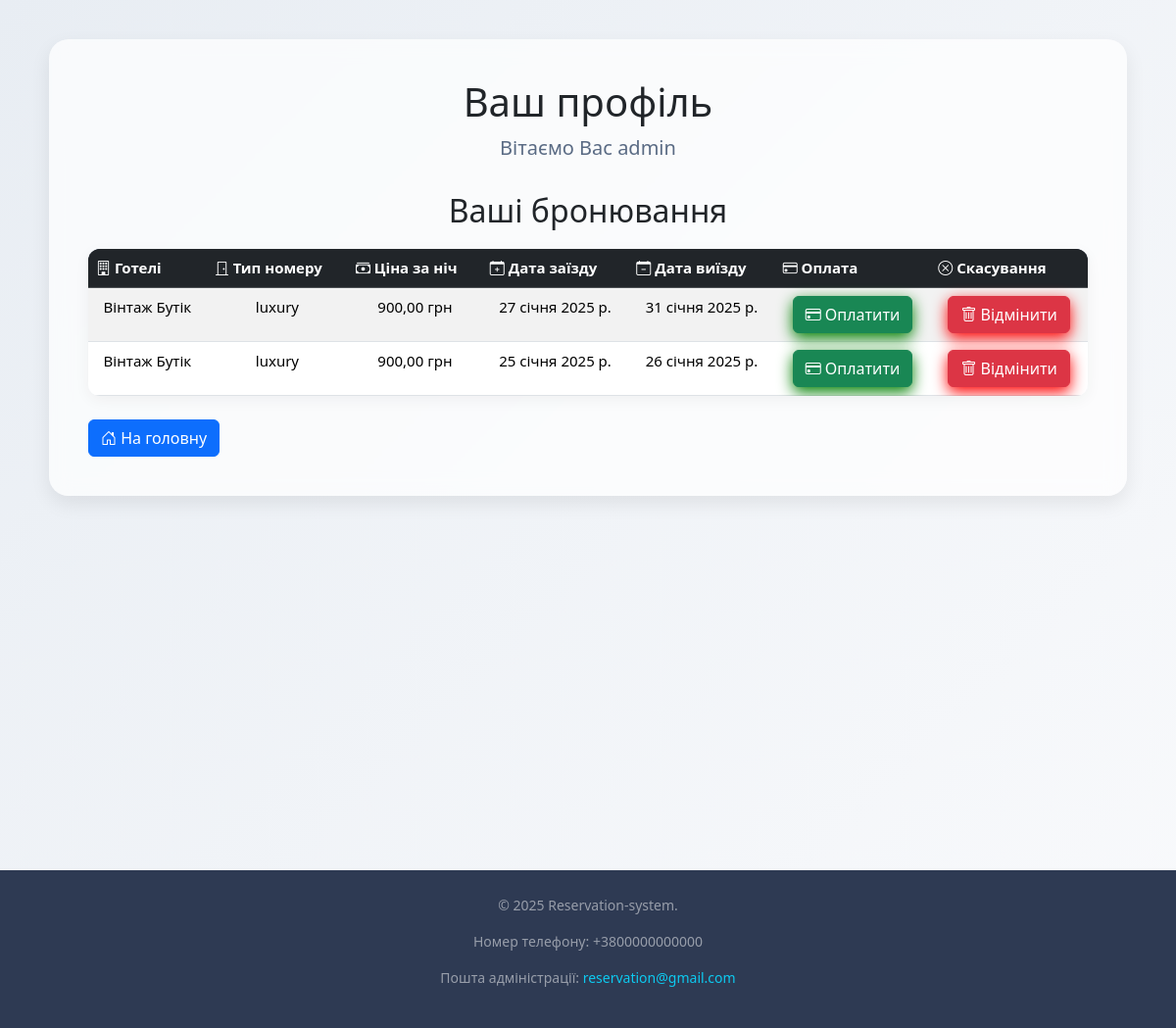
Page /ackount (signed in) on the earlier database version.
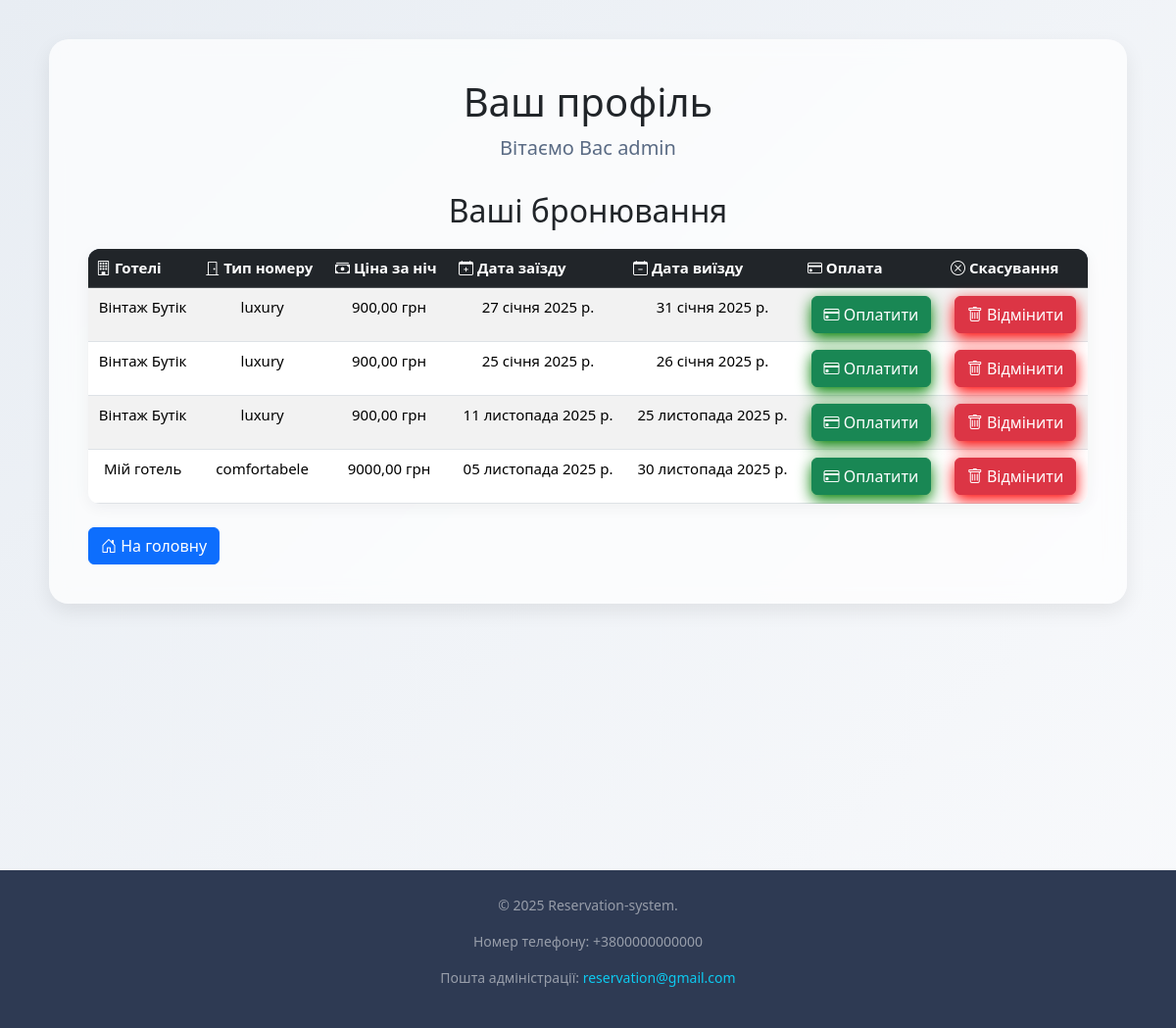
Same page on the later database version.
### booking/models.py (models this page shows, shortened)
class Booking(models.Model):
    user = models.ForeignKey(User, on_delete=models.CASCADE)
    room = models.ForeignKey(HotelRoom, on_delete=models.SET_NULL, null=True, blank=True)
    start_date = models.DateField()
    end_date = models.DateField(null=True, blank=True)
    created_at = models.DateTimeField(auto_now_add=True)
    is_paid = models.BooleanField(default=False)

### hotels/models.py (models this page shows, shortened)
class HotelRoom(models.Model):
    hotel = models.ForeignKey(Hotel, on_delete=models.CASCADE, related_name='hotel_rooms')
    room_type = models.ForeignKey(RoomType, on_delete=models.CASCADE, related_name='hotel_rooms')
    price_per_night = models.DecimalField(max_digits=10, decimal_places=2)
    total_count = models.PositiveIntegerField()
    available_count = models.PositiveIntegerField()

class Hotel(models.Model):
    name = models.CharField(max_length=100)
    image = models.ImageField(upload_to='', blank=True, null=True)
    description = models.TextField(max_length=9999)
    rating = models.DecimalField(max_digits=5, decimal_places=1, default=0.0)
    address = models.CharField(max_length=200, default='Unknown address')
    sity = models.CharField(max_length=200, default="Kyiv")
    phone_number = models.CharField(max_length=20)

class RoomType(models.Model):
    name = models.CharField(max_length=255)
    description = models.TextField(max_length=9999, blank=True, null=True)

### main/views.py (the view)
# urls.py: path('ackount', views.account, name='ackount')
def account(request):
    bookings = Booking.objects.filter(user=request.user).select_related('room', 'room__hotel', 'room__room_type')
    return render(request, 'booking/acount.html', {'bookings': bookings})

### booking/templates/booking/acount.html (shortened to what this page needs)
{% load static %}
{% load i18n %}
<!DOCTYPE html>
<html lang="en">
<head>
  <link rel="stylesheet" href="{% static 'main/css/acount.css' %}">
  <link rel="stylesheet" href="https://cdn.jsdelivr.net/npm/bootstrap@5.3.2/dist/css/bootstrap.min.css">
  <link rel="stylesheet" href="https://cdnjs.cloudflare.com/ajax/libs/font-awesome/6.0.0-beta3/css/all.min.css">
  <link href="https://cdn.jsdelivr.net/npm/bootstrap-icons/font/bootstrap-icons.css" rel="stylesheet">
</head>
<body>
<div class="wrapper">
    <div class="content">
        <h1>{% trans "Ваш профіль" %}</h1>
        <p class="p">{% trans "Вітаємо Вас" %} {{ user.username }}</p>
        <h2>{% trans "Ваші бронювання" %}</h2>
        {% if bookings %}
        <table class="table table-striped table-hover">
            <thead class="table-dark">
            <tr>
                <th><i class="bi bi-building"></i> {% trans "Готелі" %}</th>
                <th><i class="bi bi-door-closed"></i> {% trans "Тип номеру" %}</th>
                <th><i class="bi bi-cash-stack"></i> {% trans "Ціна за ніч" %}</th>
                <th><i class="bi bi-calendar-plus"></i> {% trans "Дата заїзду" %}</th>
                <th><i class="bi bi-calendar-minus"></i> {% trans "Дата виїзду" %}</th>
                <th><i class="bi bi-credit-card"></i> {% trans "Оплата" %}</th>
                <th><i class="bi bi-x-circle"></i> {% trans "Скасування" %}</th>
            </tr>
            </thead>
            <tbody>
            {% for booking in bookings %}
            <tr>
                <td>{{ booking.room.hotel.name }}</td>
                <td>{{ booking.room.room_type.name }}</td>
                <td>{{ booking.room.price_per_night }} грн</td>
                <td>{{ booking.start_date }}</td>
                <td>{{ booking.end_date }}</td>
                <td>
                    {% if not booking.is_paid %}
                    <button class="btn btn-success" data-type="booking" data-id="{{ booking.id }}">
                        <i class="bi bi-credit-card"></i> {% trans "Оплатити" %}
                    </button>
                    {% else %}
                    <span style="color: green;"><i class="bi bi-check-circle-fill"></i> {% trans "Оплачено" %}</span>
                    {% endif %}
                </td>
                <td>
                    <form method="post" action="{% url 'cancel_booking' booking.id %}">
                        <button class="btn btn-danger" type="submit">
                            <i class="bi bi-trash"></i> {% trans "Відмінити" %}
                        </button>
                    </form>
                </td>
            </tr>
            {% endfor %}
            </tbody>
        </table>
        {% else %}
        <p>У вас немає замовлень готелів.</p>
        {% endif %}
        <div class="form mt-4">
            <a href="{% url 'home' %}" class="btn btn-primary"><i class="bi bi-house-door"></i> {% trans "На головну" %}</a>
        </div>
    </div>
</div>
<footer class="footer mt-5 text-center text-white-50">
  <div class="footer-container">
    <p>&copy; 2025 Reservation-system.</p>
    <p>{% trans "Номер телефону" %}: +3800000000000</p>
    <p>{% trans "Пошта адміністрації" %}: <a href="mailto:reservation@gmail.com" class="text-decoration-none text-info">reservation@gmail.com</a></p>
  </div>
</footer>
</body>
</html>

### main/static/main/css/acount.css (style rules this page uses)
body { margin: 0; padding: 0; font-family: "Inter", sans-serif; min-height: 100vh; background: linear-gradient(135deg, #e8edf3, #f9fafc); color: #222; }
.wrapper { min-height: 100vh; }
.content { max-width: 1100px; margin: 40px auto; background: rgba(255, 255, 255, 0.7); backdrop-filter: blur(10px); padding: 40px; border-radius: 20px; box-shadow: 0 8px 20px rgba(0,0,0,0.08); animation: fadeIn 0.6s ease; }
h1, h2 { text-align: center; font-weight: 700; color: #2e3a53; }
h1 { font-size: 36px; margin-bottom: 10px; }
h2 { margin-top: 40px; }
.btn-success { box-shadow:0 5px 15px rgba(0, 128, 0, 1.2) ; }
.btn-danger { box-shadow: 0 5px 15px rgba(255, 0, 0, 1.2); }
.p { text-align: center; font-size: 20px; margin-bottom: 30px; color: #5a6b84; }
table { width: 100%; border-collapse: collapse; margin-top: 20px; border-radius: 12px; overflow: hidden; background: white; box-shadow: 0 4px 15px rgba(0,0,0,0.05); }
thead { background: #2e3a53; color: white; }
th, td { padding: 14px 18px; text-align: center; font-size: 15px; }
tbody tr:nth-child(even) { background: #f5f7fa; }
.btn, .btn1, .pay-button { padding: 10px 18px; border-radius: 8px; border: none; cursor: pointer; font-weight: 600; font-size: 15px; transition: 0.3s ease; }
.btn, .pay-button { background: #3a6ff7; color: white; }
.footer { background: #2e3a53; padding: 25px 0; margin-top: auto; color: white; position: relative; }
.footer-container { max-width: 1100px; margin: 0 auto; text-align: center; font-size: 14px; }
.footer a { color: #9ecbff; text-decoration: none; }

Differences in the rows shown:
added Booking: room.hotel.name "Вінтаж Бутік", room.room_type.name "luxury", room.price_per_night "900,00", start_date "11 листопада 2025 р.", end_date "25 листопада 2025 р."
added Booking: room.hotel.name "Мій готель", room.room_type.name "comfortabele", room.price_per_night "9000,00", start_date "05 листопада 2025 р.", end_date "30 листопада 2025 р."
